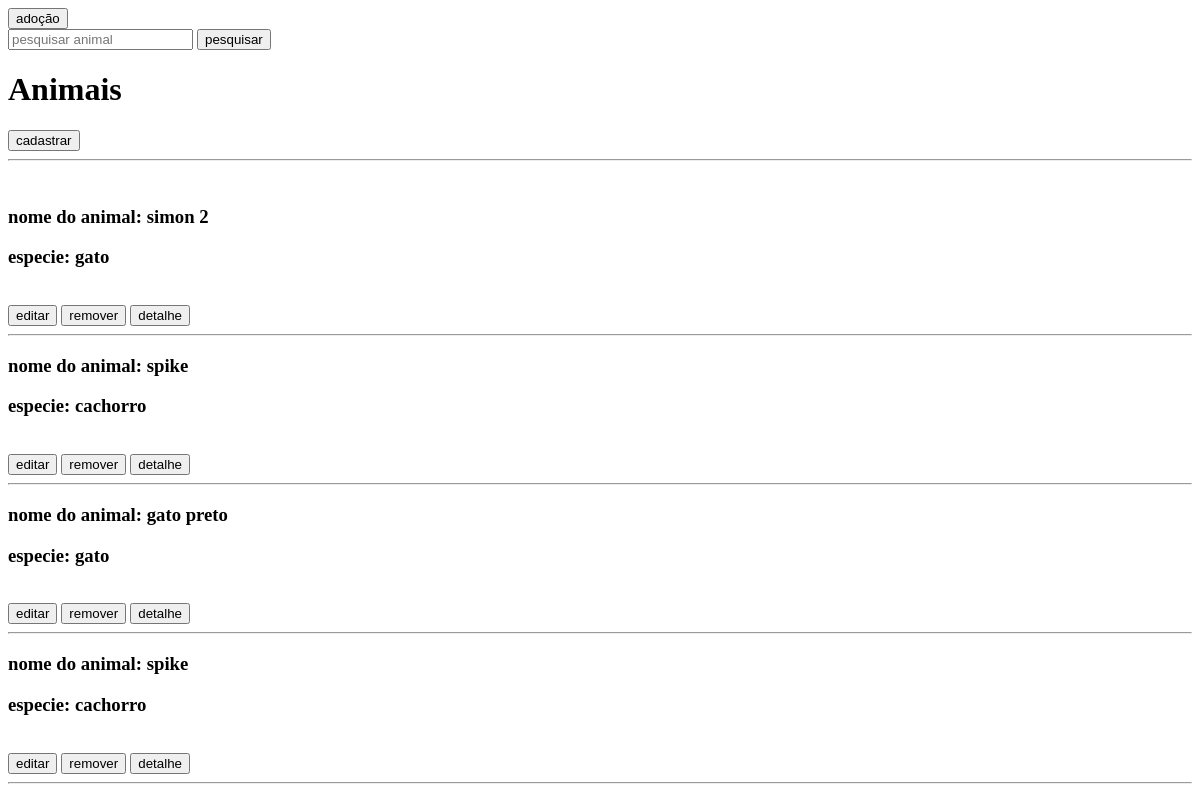
Before: / with the older database file.
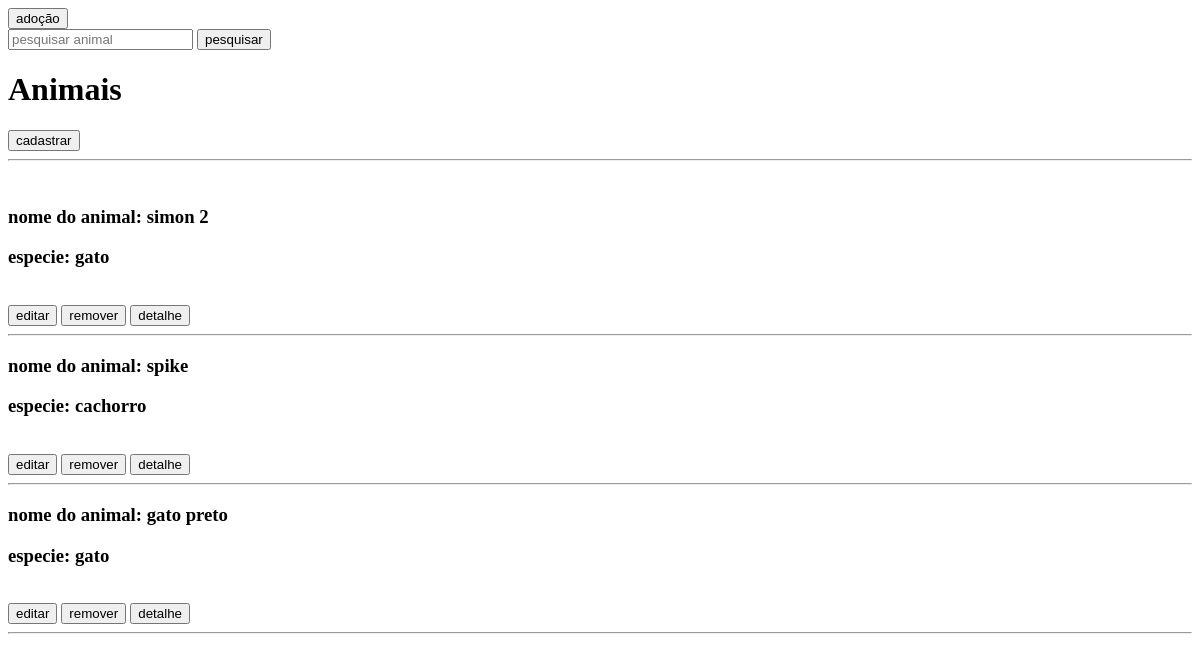
After: the same page with the newer database file.
### animais/models.py (models this page shows, shortened)
class Animal(models.Model):
    nome = models.CharField(max_length=100, null=False, blank=False)
    especie = models.CharField(max_length=100, null=False, blank=False)

### animais/views.py (the view)
# urls.py: path('', ListarAnimaisView.as_view(), name='listar_animais'),
class ListarAnimaisView(ListView):
    model = Animal
    form_class = AnimalForm
    template_name = 'index.html'

### animais/templates/index.html (shortened to what this page needs)
<!DOCTYPE html>
<html lang="en">
<head>
</head>
<body>
    <a href="{% url 'adocao' %}"><input type="button" value="adoção"/></a>
    <form method="get" action="{% url 'busca_animal' %}">
        <input type="text" placeholder="pesquisar animal" name="nome"/>
        <input type="submit" value="pesquisar"/>
    </form>
    <h1>Animais</h1>
    <a href="{% url 'cadastrar_animal' %}"><input type="button" value="cadastrar"/></a>
    <br>
    <hr>
    <br>
    {% for animal in object_list %}
    <h3>nome do animal: {{animal.nome}}</h3>
    <h3>especie: {{animal.especie}}</h3>
    <br>
    <a href="{% url 'editar_animal' animal.id  %}"><input type="button" value="editar" /></a>
    <a href="{% url 'remover_animal' animal.id  %}"><input type="button" value="remover" /></a>
    <a href="{% url 'detalhe_animal' animal.id  %}"><input type="button" value="detalhe" /></a>
    <hr>
    {%endfor%}
</body>
</html>

Changed rows visible on the page:
removed Animal: nome "spike", especie "cachorro"
